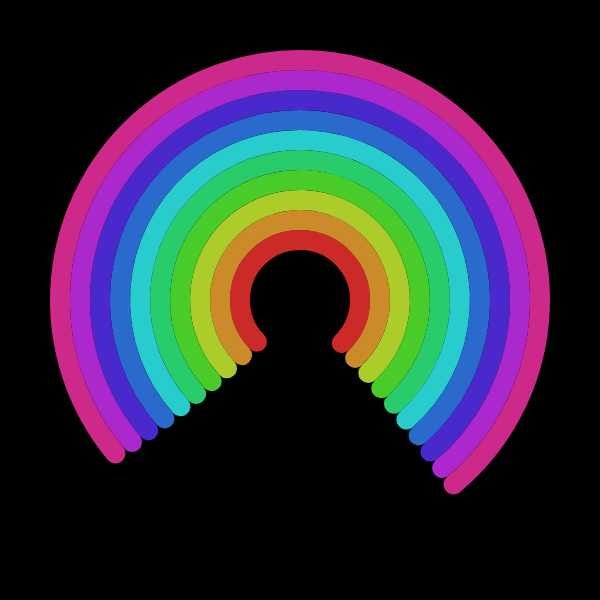
Frame 1 (no input)
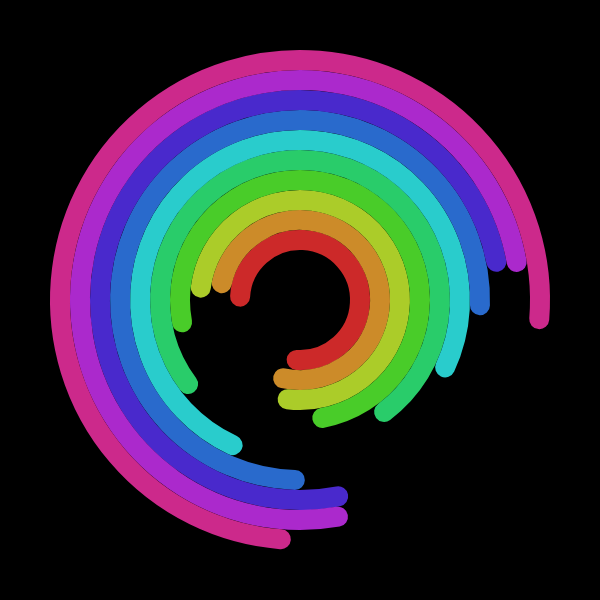
Frame 60 (no input)
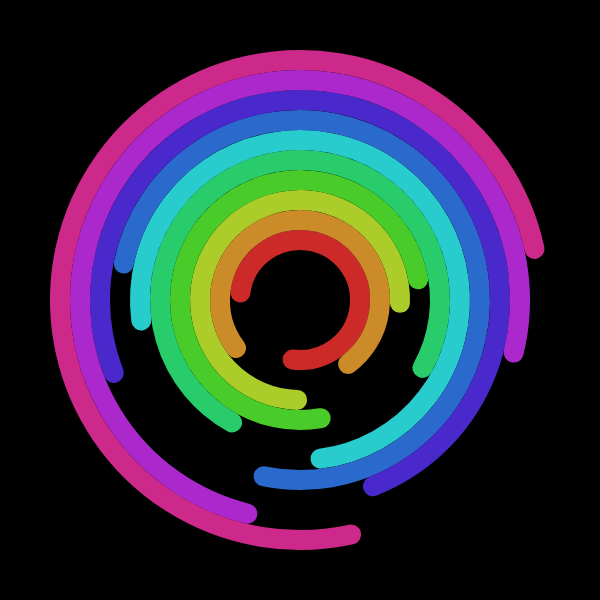
Frame 120 (the mouse pressed at the canvas centre since frame 60)

The p5.js sketch that drew these frames (run headless with seeded random() and noise() and a simulated clock; from frame 60 on, the mouse is pressed at the canvas centre):

// p5.js sketch
// ── sketch.js
const numCircles = 10
let radius
let strWeight = 20
let aWidth
let aHeight

function setup(){
    createCanvas(600, 600)

    colorMode(HSB, TWO_PI, 1, 1, 1)
    radius = width*0.1
}

function draw(){
    background("black")
    noFill()
    
    for(let i = 0; i < numCircles; i++){
        stroke(TWO_PI/numCircles * i, 0.8, 0.8)
        strokeWeight(strWeight)
        aWidth = radius * 2 + (strWeight * i * 2)
        aHeight = aWidth

        push()
        translate(width*0.5, height*0.5)
        rotate( sin(millis() * 0.001 * (i*0.5+1) )  )
        arc(0, 0, aWidth, aHeight, 3/4*PI, 1/4*PI)
        pop()
    }
}
